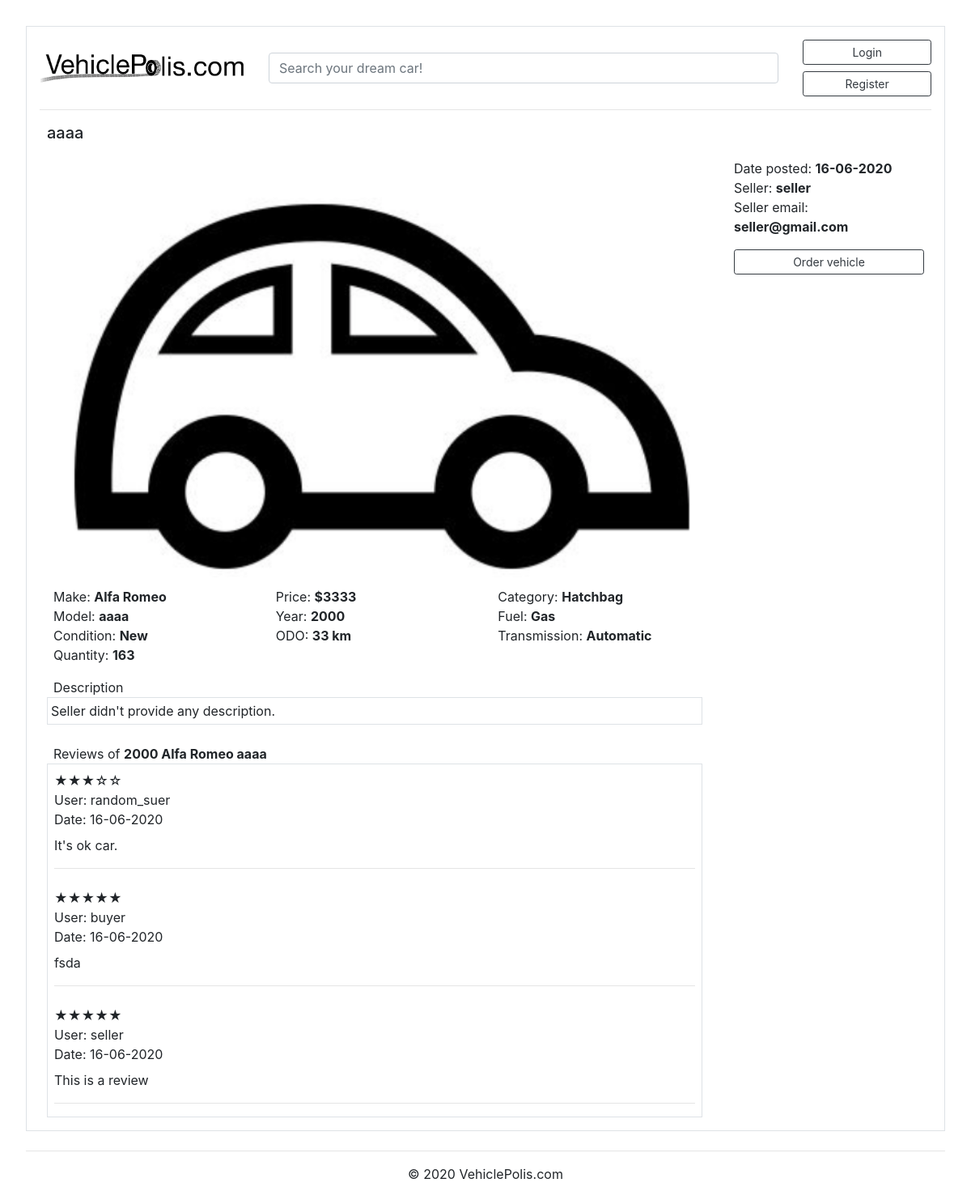
The app's page /item_details/1 with its own data.
### marketplace/models.py (models this page shows, shortened)
class Post(db.Model):
    id = db.Column(db.Integer, primary_key=True)
    condition = db.Column(db.String(100), nullable=False)
    title = db.Column(db.String(100), nullable=False)
    make = db.Column(db.String(100), nullable=False)
    model = db.Column(db.String(100), nullable=False)
    price = db.Column(db.Integer(), nullable=False)
    year = db.Column(db.Integer(), nullable=False)
    ODO = db.Column(db.Integer(), nullable=False)
    category = db.Column(db.String(100), nullable=False)
    fuel = db.Column(db.String(100), nullable=False)
    transmission = db.Column(db.String(100), nullable=False)
    quantity = db.Column(db.Integer(), nullable=False)
    date_posted = db.Column(db.DateTime, nullable=False, default=datetime.now)
    description = db.Column(db.Text, nullable=True)
    image_file = db.Column(db.String(20), nullable=False, default='default.png')
    user_id = db.Column(db.Integer, db.ForeignKey('user.id'), nullable=False)
    orders = db.relationship('Order', backref='item', lazy=True)
    reviews = db.relationship('Review', backref='item', lazy=True)

class User(db.Model, UserMixin):
    id = db.Column(db.Integer, primary_key=True)
    username = db.Column(db.String(20), unique=True, nullable=False)
    email = db.Column(db.String(120), unique=True, nullable=False)
    password = db.Column(db.String(60), nullable=False)
    role = db.Column(db.String(10), unique=False, nullable=False) #not sure about this one, gotta figure out
    contact_number = db.Column(db.String(60), nullable=False)
    posts = db.relationship('Post', backref='author', lazy=True)
    orders = db.relationship('Order', backref='author', lazy=True)
    reviews = db.relationship('Review', backref='author', lazy=True)

class Review(db.Model):
    id = db.Column(db.Integer, primary_key=True)
    ranking = db.Column(db.String(50), nullable=False)
    content = db.Column(db.Text, nullable=False)
    date_posted = db.Column(db.DateTime, nullable=False, default=datetime.now)
    item_id = db.Column(db.Integer, db.ForeignKey('post.id'), nullable=False)
    user_id = db.Column(db.Integer, db.ForeignKey('user.id'), nullable=False)
    order_id = db.Column(db.Integer, db.ForeignKey('order.id'), nullable=False)

### marketplace/routes.py (the view, shortened to what this page needs)
@app.route("/item_details/<int:post_id>", methods=['GET','POST'])
def post(post_id):
    searchform = SearchForm()
    form = ReviewForm()
    post = Post.query.get_or_404(post_id)
    order = Order.query.order_by(Order.id.desc()).first() #ted to posila query na vsechny ordery a vubec se to nefiltruje. Zmenit!!!
    reviews = Review.query.filter(Review.item_id == post_id).order_by(Review.id.desc()).all()
    ordered = ''
    written = 1
    own = ''
    if current_user.is_authenticated:
        ordered = Order.query.filter(Order.item_id == post_id, Order.user_id == current_user.id).first()
        written = Review.query.filter(Review.user_id == current_user.id, Review.item_id == post_id).first()
        own = Post.query.filter(Post.user_id == current_user.id, Post.id == post_id).first()
    return render_template('item_details.html', searchform=searchform, title=post.title, post=post, form=form, reviews=reviews, ordered=ordered, written=written, own=own)

### marketplace/forms.py
class SearchForm(FlaskForm):
    text = StringField('Search')
    submit = SubmitField('Search')

class ReviewForm(FlaskForm):
    ranking = SelectField('Rate it',validators=[DataRequired()], choices=[('', 'Rate vehicle'),('★★★★★', '★★★★★'),('★★★★☆', '★★★★☆'),('★★★☆☆', '★★★☆☆'),('★★☆☆☆', '★★☆☆☆'),('★☆☆☆☆', '★☆☆☆☆')])
    content = TextAreaField('Description')
    submit = SubmitField('Post review')

### marketplace/templates/item_details.html (shortened to what this page needs)
{% extends "base.html" %}
{% block content %}
<div class="row">
  <div class="px-4"> <h5>{{ post.title }}</h5></div>
</div>
<div class="row mt-1">
  <div class="col-md-9 pl-4">
    <img class="d-block w-100" src="{{ url_for('static', filename='images/' + post.image_file) }}">
    <div class="row px-2 mt-1">
      <div class="col">
        <p class="mt-2">Make: <strong> {{ post.make }}</strong><br>Model: <strong>{{ post.model }}</strong><br>Condition: <strong>{{ post.condition }}</strong><br>Quantity: <strong>
          {% if post.quantity == 0 %}
            Out of stock
          {% else %}
          {{post.quantity}}
        {% endif %}
      </strong></p>
      </div>
      <div class="col">
        <p class="mt-2">Price: <strong> ${{ post.price }}</strong><br>Year: <strong>{{ post.year }}</strong><br>ODO: <strong>{{ post.ODO }} km</strong></p>
      </div>
      <div class="col">
        <p class="mt-2">Category: <strong> {{ post.category }}</strong><br>Fuel: <strong>{{ post.fuel }}</strong></strong><br>Transmission: <strong>{{ post.transmission }}</strong></p>
      </div>
    </div>
    <div>
      <div class="ml-2">
        Description
      </div>
      <div class="d-flex p-1 bd-highlight border">
        {% if post.description %}
          {{ post.description }}
        {% else %}
         Seller didn't provide any description.
        {% endif %}
      </div>
    </div>
  </div>
  <div class="col-md-3 px-4">
    <p class="mt-2">
      Date posted: <strong> {{ post.date_posted.strftime('%d-%m-%Y') }}</strong><br>Seller: <strong>{{ post.author.username }}</strong><br>Seller email: <strong>{{ post.author.email }}</strong></p>
    {% if not own %}
      <a href="{{ url_for('order_item', post_id=post.id) }}"><button type="button" class="btn btn-outline-dark btn-block btn-sm">Order vehicle</button></a>
    {% endif %}
  </div>
</div>
<div class="row">
  <div class="col-md-9 pl-4">
    <div>
      <div class="ml-2 mt-4">
        Reviews of <strong>{{ post.year }} {{ post.make }} {{ post.model }}</strong>
      </div>
            <div class="border">
              {% for review in reviews %}
              <div class="d-flex p-2 bd-highlight">
                <div>
                  {{review.ranking}}<br>User: {{review.author.username}}<br>Date: {{ review.date_posted.strftime('%d-%m-%Y') }}
                </div>
              </div>
              <div class="mx-2">
                <p>
                  {{review.content}}
                </p>
                <hr>
              </div>
              {% endfor %}
            </div>
    </div>
  </div>
  <div class="col-md-3">
  </div>
</div>
{% endblock content %}

### marketplace/static/CSS/styles.css (style rules this page uses)
body { margin:2rem; }

### records on screen
Post: title "aaaa", image_file (placeholder picture), make "Alfa Romeo", model "aaaa", condition "New", quantity "163", price "3333", year "2000", ODO "33", category "Hatchbag", fuel "Gas", transmission "Automatic", date_posted "16-06-2020"
User: author.username "seller", author.email "seller@gmail.com"
Review: ranking "★★★☆☆", author.username "random_suer", date_posted "16-06-2020", content "It's ok car."
Review: ranking "★★★★★", author.username "buyer", date_posted "16-06-2020", content "fsda"
Review: ranking "★★★★★", author.username "seller", date_posted "16-06-2020", content "This is a review"
